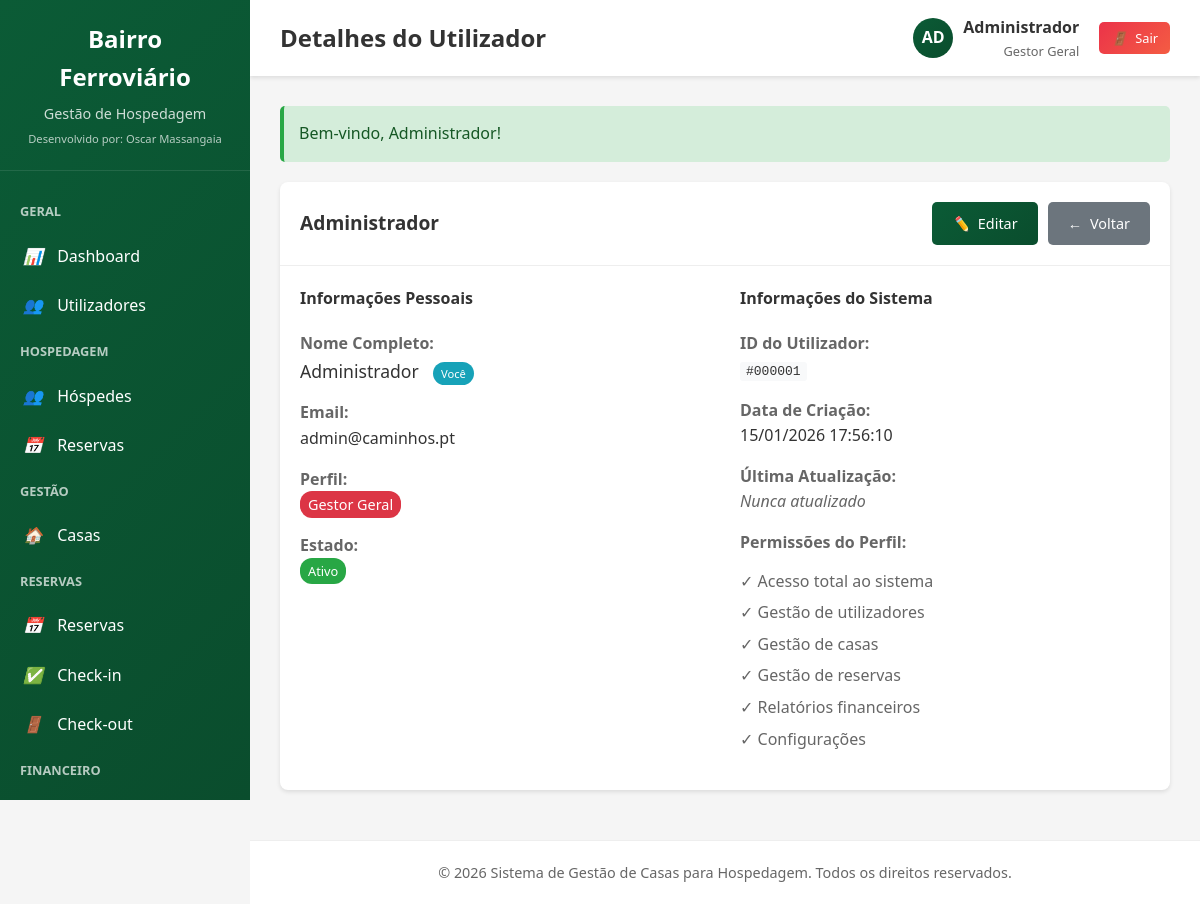
The page /index.php?route=utilizadores/ver&id=1 (signed in) on the database its author committed.
### tables this page shows
CREATE TABLE utilizadores (
    id INT AUTO_INCREMENT PRIMARY KEY,
    nome VARCHAR(100) NOT NULL,
    email VARCHAR(100) UNIQUE NOT NULL,
    senha VARCHAR(255) NOT NULL,
    perfil ENUM('gestor_geral', 'secretaria', 'contabilidade', 'gestor_condominios') NOT NULL,
    ativo TINYINT(1) DEFAULT 1,
    data_criacao DATETIME DEFAULT CURRENT_TIMESTAMP,
    data_atualizacao DATETIME DEFAULT CURRENT_TIMESTAMP ON UPDATE CURRENT_TIMESTAMP
);

### controllers/UtilizadorController.php (called while the page is built, shortened)
<?php
require_once 'models/UtilizadorModel.php';
require_once 'helpers/auth_helper.php';
require_once 'helpers/url_helper.php';
class UtilizadorController {
    public function ver() {
        $id = $_GET['id'] ?? null;
        $utilizadorModel = new UtilizadorModel();
        $utilizador = $utilizadorModel->findById($id);
        $page_title = 'Detalhes do Utilizador';
        include 'views/utilizadores/ver.php';
        $content = ob_get_clean();
        include 'views/layouts/main.php';
    }
}
?>

### models/UtilizadorModel.php (called while the page is built, shortened)
<?php
class UtilizadorModel {
    private $db;
    public function __construct() {
        global $db;
        $this->db = $db;
    }
    public function findById($id) {
        $stmt = $this->db->prepare("SELECT * FROM utilizadores WHERE id = ? AND ativo = 1");
        $stmt->execute([$id]);
        return $stmt->fetch();
    }
}
?>

### helpers/session_helper.php (called while the page is built, shortened)
<?php
class SessionHelper {
    public static function get($key, $default = null) {
        return isset($_SESSION[$key]) ? $_SESSION[$key] : $default;
    }
    public static function has($key) {
        return isset($_SESSION[$key]);
    }
    public static function getFlash($key, $default = null) {
        if (isset($_SESSION['flash'][$key])) {
            $message = $_SESSION['flash'][$key];
            return $message;
        }
        return $default;
    }
    public static function hasFlash($key) {
        return isset($_SESSION['flash'][$key]);
    }
}
?>

### helpers/auth_helper.php (called while the page is built, shortened)
<?php
require_once 'session_helper.php';
class AuthHelper {
    public static function isLoggedIn() {
        return SessionHelper::has('utilizador_id');
    }
    public static function getUserId() {
        return SessionHelper::get('utilizador_id');
    }
    public static function getUser() {
        return SessionHelper::get('utilizador');
    }
    public static function getProfile() {
        return SessionHelper::get('utilizador_perfil');
    }
    public static function hasProfile($profile) {
        return SessionHelper::get('utilizador_perfil') === $profile;
    }
    public static function getProfileName($profile) {
        $profiles = [
            'gestor_geral' => 'Gestor Geral',
            'secretaria' => 'Secretaria',
            'contabilidade' => 'Contabilidade',
            'gestor_condominios' => 'Gestor de Condomínios'
        ];
        return isset($profiles[$profile]) ? $profiles[$profile] : $profile;
    }
}
?>

### helpers/url_helper.php (called while the page is built, shortened)
<?php
class UrlHelper {
    public static function base($route = '') {
        $base_url = isset($_SERVER['HTTPS']) && $_SERVER['HTTPS'] === 'on'
            ? "https://"
            : "http://";
        $base_url .= $_SERVER['HTTP_HOST'];
        $base_url .= rtrim(dirname($_SERVER['PHP_SELF']), '/\\');
        return $base_url . ($route ? '?route=' . $route : '');
    }
    public static function getRoute() {
        return isset($_GET['route']) ? $_GET['route'] : 'dashboard';
    }
    public static function isCurrent($route) {
        return self::getRoute() === $route;
    }
    public static function asset($file) {
        $base_url = isset($_SERVER['HTTPS']) && $_SERVER['HTTPS'] === 'on'
            ? "https://"
            : "http://";
        $base_url .= $_SERVER['HTTP_HOST'];
        $base_url .= '/caminhos/assets/' . ltrim($file, '/');
        return $base_url;
    }
}
?>

### views/utilizadores/ver.php (the view, shortened to what this page needs)
<div class="card">
    <div class="card-header">
        <h3 class="card-title"><?php echo htmlspecialchars($utilizador['nome']); ?></h3>
        <div class="btn-group">
            <a href="index.php?route=utilizadores/editar&id=<?php echo $utilizador['id']; ?>" class="btn btn-primary">
                <i>✏️</i> Editar
            </a>
            <a href="index.php?route=utilizadores" class="btn btn-secondary">
                <i>←</i> Voltar
            </a>
        </div>
    </div>
    <div class="card-body">
        <div style="display: grid; grid-template-columns: 1fr 1fr; gap: 30px;">
            <div>
                <h4 style="margin-bottom: 20px; color: #333;">Informações Pessoais</h4>
                <div style="margin-bottom: 15px;">
                    <strong style="color: #666;">Nome Completo:</strong><br>
                    <span style="font-size: 1.1rem;"><?php echo htmlspecialchars($utilizador['nome']); ?></span>
                    <?php if ($utilizador['id'] == AuthHelper::getUserId()): ?>
                        <span class="badge badge-info" style="font-size: 0.7rem; margin-left: 10px;">Você</span>
                    <?php endif; ?>
                </div>
                <div style="margin-bottom: 15px;">
                    <strong style="color: #666;">Email:</strong><br>
                    <span style="font-size: 1rem;"><?php echo htmlspecialchars($utilizador['email']); ?></span>
                </div>
                <div style="margin-bottom: 15px;">
                    <strong style="color: #666;">Perfil:</strong><br>
                    <?php
                    $badgeClass = 'badge-secondary';
                    $perfilText = AuthHelper::getProfileName($utilizador['perfil']);
                    switch ($utilizador['perfil']) {
                        case 'gestor_geral':
                            $badgeClass = 'badge-danger';
                            break;
                    }
                    ?>
                    <span class="badge <?php echo $badgeClass; ?>" style="font-size: 0.9rem;">
                        <?php echo $perfilText; ?>
                    </span>
                </div>
                <div style="margin-bottom: 15px;">
                    <strong style="color: #666;">Estado:</strong><br>
                    <?php if ($utilizador['ativo']): ?>
                        <span class="badge badge-success">Ativo</span>
                    <?php else: ?>
                        <span class="badge badge-secondary">Inativo</span>
                    <?php endif; ?>
                </div>
            </div>
            <div>
                <h4 style="margin-bottom: 20px; color: #333;">Informações do Sistema</h4>
                <div style="margin-bottom: 15px;">
                    <strong style="color: #666;">ID do Utilizador:</strong><br>
                    <span style="font-family: monospace; background: #f8f9fa; padding: 2px 6px; border-radius: 3px;">
                        #<?php echo str_pad($utilizador['id'], 6, '0', STR_PAD_LEFT); ?>
                    </span>
                </div>
                <div style="margin-bottom: 15px;">
                    <strong style="color: #666;">Data de Criação:</strong><br>
                    <?php echo date('d/m/Y H:i:s', strtotime($utilizador['data_criacao'])); ?>
                </div>
                <div style="margin-bottom: 15px;">
                    <strong style="color: #666;">Última Atualização:</strong><br>
                    <?php
                    if ($utilizador['data_atualizacao'] != $utilizador['data_criacao']) {
                        echo date('d/m/Y H:i:s', strtotime($utilizador['data_atualizacao']));
                    } else {
                        echo '<span style="color: #666; font-style: italic;">Nunca atualizado</span>';
                    }
                    ?>
                </div>
                <div style="margin-bottom: 15px;">
                    <strong style="color: #666;">Permissões do Perfil:</strong><br>
                    <div style="margin-top: 10px;">
                        <?php
                        $permissoes = [];
                        switch ($utilizador['perfil']) {
                            case 'gestor_geral':
                                $permissoes = ['Acesso total ao sistema', 'Gestão de utilizadores', 'Gestão de casas', 'Gestão de reservas', 'Relatórios financeiros', 'Configurações'];
                                break;
                        }
                        foreach ($permissoes as $permissao) {
                            echo '<div style="padding: 3px 0; color: #666;">✓ ' . htmlspecialchars($permissao) . '</div>';
                        }
                        ?>
                    </div>
                </div>
            </div>
        </div>
    </div>
</div>

### views/layouts/main.php (shortened to what this page needs)
<!DOCTYPE html>
<html lang="pt-PT">
<head>
    <link rel="stylesheet" href="<?php echo UrlHelper::asset('css/style.css'); ?>">
</head>
<body>
    <?php if (AuthHelper::isLoggedIn()): ?>
    <div class="admin-container">
        <aside class="sidebar">
            <div class="sidebar-header">
                <h1>Bairro Ferroviário</h1>
                <p>Gestão de Hospedagem</p>
                <small style="color: rgba(255,255,255,0.7); font-size: 0.7rem;">Desenvolvido por: Oscar Massangaia</small>
            </div>
            <nav class="sidebar-menu">
                <?php if (AuthHelper::hasProfile('gestor_geral')): ?>
                <div class="menu-subtitle">Geral</div>
                <a href="<?php echo UrlHelper::base('dashboard'); ?>" class="menu-item <?php echo UrlHelper::isCurrent('dashboard') ? 'active' : ''; ?>">
                    <i>📊</i> Dashboard
                </a>
                <a href="<?php echo UrlHelper::base('utilizadores'); ?>" class="menu-item <?php echo UrlHelper::isCurrent('utilizadores') ? 'active' : ''; ?>">
                    <i>👥</i> Utilizadores
                </a>
                <?php if (AuthHelper::hasProfile('gestor_geral') || AuthHelper::hasProfile('secretaria')): ?>
                <div class="menu-subtitle">Hospedagem</div>
                <a href="<?php echo UrlHelper::base('hospedes'); ?>" class="menu-item <?php echo UrlHelper::isCurrent('hospedes') ? 'active' : ''; ?>">
                    <i>👥</i> Hóspedes
                </a>
                <a href="<?php echo UrlHelper::base('reservas'); ?>" class="menu-item <?php echo UrlHelper::isCurrent('reservas') ? 'active' : ''; ?>">
                    <i>📅</i> Reservas
                </a>
                <?php endif; ?>
                <?php endif; ?>
                <?php if (AuthHelper::hasProfile('gestor_geral') || AuthHelper::hasProfile('gestor_condominios')): ?>
                <div class="menu-subtitle">Gestão</div>
                <a href="<?php echo UrlHelper::base('casas'); ?>" class="menu-item <?php echo UrlHelper::isCurrent('casas') ? 'active' : ''; ?>">
                    <i>🏠</i> Casas
                </a>
                <?php endif; ?>
                <?php if (AuthHelper::hasProfile('gestor_geral') || AuthHelper::hasProfile('secretaria')): ?>
                <div class="menu-subtitle">Reservas</div>
                <a href="<?php echo UrlHelper::base('reservas'); ?>" class="menu-item <?php echo UrlHelper::isCurrent('reservas') ? 'active' : ''; ?>">
                    <i>📅</i> Reservas
                </a>
                <a href="<?php echo UrlHelper::base('reservas/checkin'); ?>" class="menu-item <?php echo UrlHelper::isCurrent('reservas/checkin') ? 'active' : ''; ?>">
                    <i>✅</i> Check-in
                </a>
                <a href="<?php echo UrlHelper::base('reservas/checkout'); ?>" class="menu-item <?php echo UrlHelper::isCurrent('reservas/checkout') ? 'active' : ''; ?>">
                    <i>🚪</i> Check-out
                </a>
                <?php endif; ?>
                <?php if (AuthHelper::hasProfile('gestor_geral') || AuthHelper::hasProfile('contabilidade')): ?>
                <div class="menu-subtitle">Financeiro</div>
                <a href="<?php echo UrlHelper::base('relatorios/financeiros'); ?>" class="menu-item <?php echo UrlHelper::isCurrent('relatorios/financeiros') ? 'active' : ''; ?>">
                </a>
                <?php endif; ?>
            </nav>
        </aside>
        <main class="main-content">
            <header class="header">
                <div class="header-title">
                    <?php echo isset($page_title) ? $page_title : 'Dashboard'; ?>
                </div>
                <div class="header-actions">
                    <div class="user-info">
                        <div class="user-avatar">
                            <?php echo strtoupper(substr(AuthHelper::getUser()['nome'], 0, 2)); ?>
                        </div>
                        <div class="user-details">
                            <div class="user-name"><?php echo AuthHelper::getUser()['nome']; ?></div>
                            <div class="user-profile"><?php echo AuthHelper::getProfileName(AuthHelper::getProfile()); ?></div>
                        </div>
                    </div>
                    <a href="<?php echo UrlHelper::base('logout'); ?>" class="btn btn-danger btn-sm">
                        <i>🚪</i> Sair
                    </a>
                </div>
            </header>
            <div class="content">
                <?php if (SessionHelper::hasFlash('success')): ?>
                    <div class="alert alert-success">
                        <?php echo SessionHelper::getFlash('success'); ?>
                    </div>
                <?php endif; ?>
                <?php echo $content; ?>
            </div>
            <footer class="footer">
                <p>&copy; <?php echo date('Y'); ?> Sistema de Gestão de Casas para Hospedagem. Todos os direitos reservados.</p>
            </footer>
        </main>
    </div>
    <?php endif; ?>
</body>
</html>

### rows shown on the page
utilizadores: nome "AD", nome "Administrador", email "admin@caminhos.pt", perfil "Gestor Geral", id "000001", data_criacao "15/01/2026 17:56:10"

### other values the page prints
$page_title "Detalhes do Utilizador"
AuthHelper::getProfileName(AuthHelper::getProfile()) "Gestor Geral"
SessionHelper::getFlash('success') "Bem-vindo, Administrador!"
$permissao "Acesso total ao sistema"
$permissao "Gestão de utilizadores"
$permissao "Gestão de casas"
$permissao "Gestão de reservas"
$permissao "Relatórios financeiros"
$permissao "Configurações"
